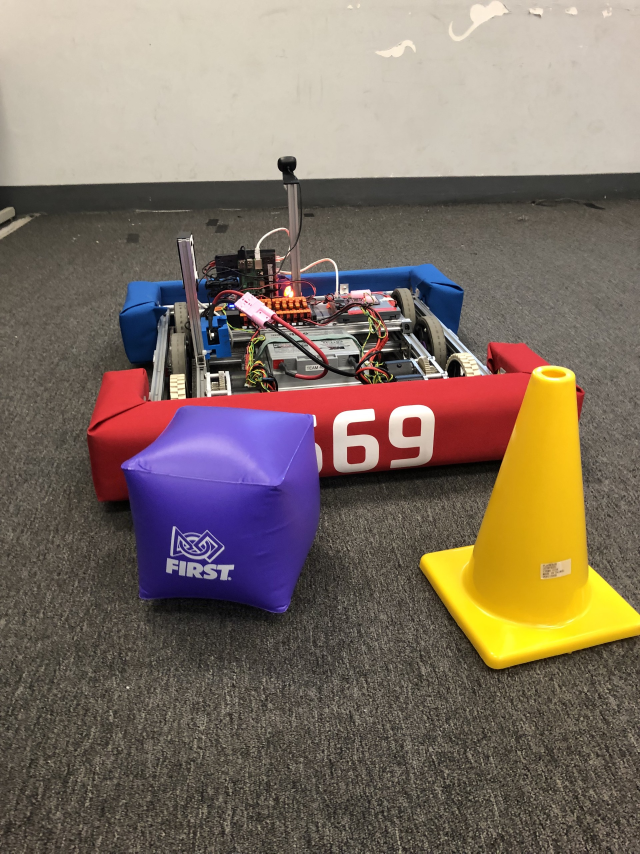
#> input picture 78A09405-9EEE-42E1-9AA7-680E614515CD.jpg, 1920 x 2560 px, given in place of the camera (shown at 1/3 size)
$ python main.py
#> lines starting #> are read from the running program, lines starting #| are printed output that depends on the picture; after the words box and inside, x2 and y2 are one past the last pixel; in counts of white or black regions, pixels touching at a corner belong together


import numpy as np
import cv2 as cv

HSV_BOUNDS = {
    "CONE_UPPER_BOUND": (30, 255, 255),
    "CONE_LOWER_BOUND": (17, 100, 150)
}

cap = cv.VideoCapture(0)
if (not cap.isOpened()): exit(1)

cv.namedWindow("Original Camera", cv.WINDOW_FREERATIO)
cv.resizeWindow("Original Camera", (500, 500))
cv.namedWindow("Edges", cv.WINDOW_FREERATIO)
cv.resizeWindow("Edges", (500, 500))
cv.namedWindow("Final", cv.WINDOW_FREERATIO)
cv.resizeWindow("Final", (500, 500))
cv.namedWindow( "HSV Masked", cv.WINDOW_FREERATIO)
cv.resizeWindow("HSV Masked", (500, 500))

while True:
    _, frame = cap.read()
#> frame is the input picture: shape (2560, 1920, 3); mean B, G, R 100.4, 112.2, 126.8
    #frame = cv.imread("/home/alh/opencv-vision/78A09405-9EEE-42E1-9AA7-680E614515CD.jpg")

    frame = cv.rotate(frame, cv.ROTATE_180)
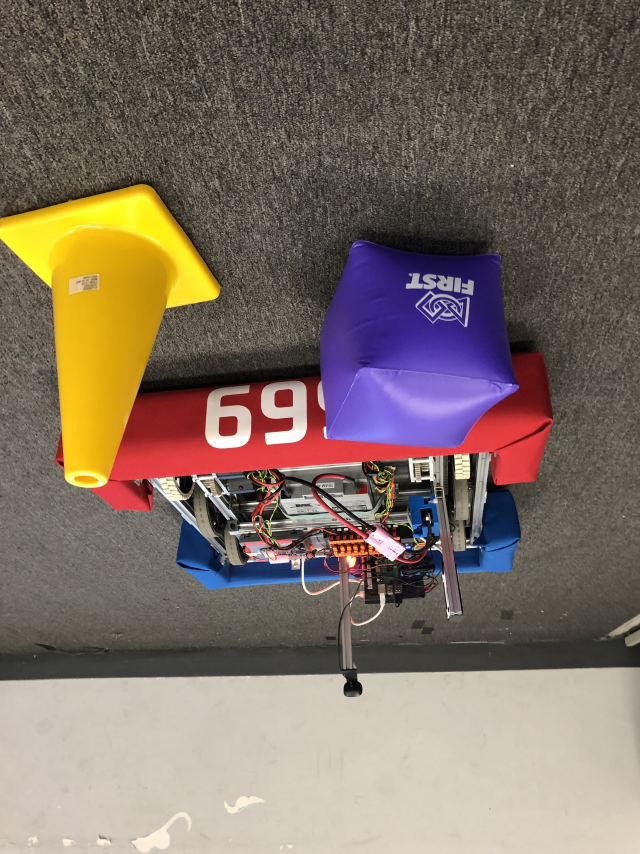
#> frame: shape (2560, 1920, 3) (shown at 1/3 size); mean B, G, R 100.4, 112.2, 126.8
    cv.convertScaleAbs(frame, frame, -1, 0.5)
    cv.imshow("Original Camera", frame)
    hsv = cv.cvtColor(frame, cv.COLOR_BGR2HSV)
#> hsv: shape (2560, 1920, 3); mean H, S, V 33.2, 70.1, 132.2

    blurred = cv.GaussianBlur(hsv, (3,3), 0.8)
#> blurred: shape (2560, 1920, 3); mean H, S, V 33.2, 70.1, 132.2

    coneMasked = cv.inRange(blurred, HSV_BOUNDS["CONE_LOWER_BOUND"], HSV_BOUNDS["CONE_UPPER_BOUND"])
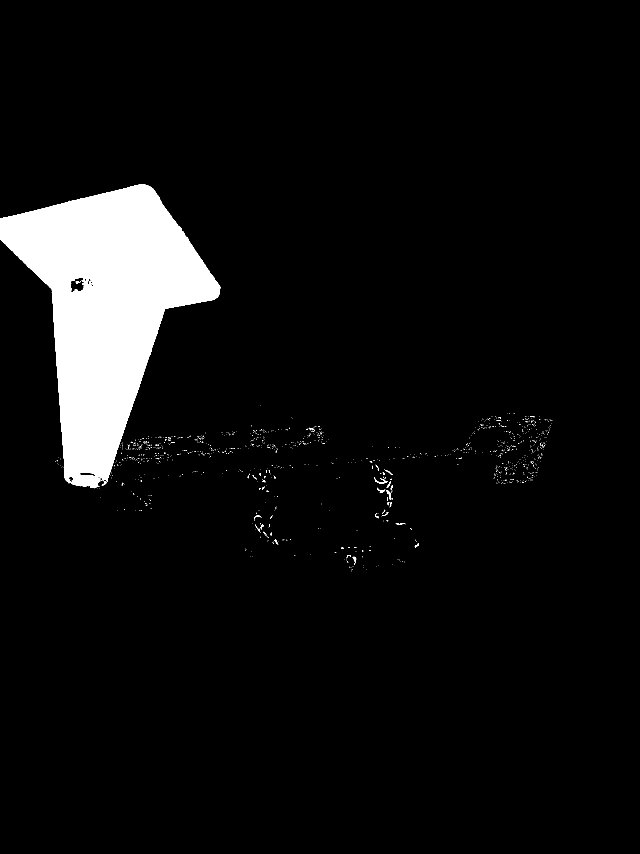
#> coneMasked: shape (2560, 1920) (shown at 1/3 size); 5.9% white; 1326 white regions (1297 under 20 px), largest, box (x1, y1, x2, y2) and area: (0, 553, 661, 1463) 287593, (1122, 1431, 1163, 1452) 188, (1131, 1463, 1155, 1478) 123

    erodeSize = 5
    erodeKernal = cv.getStructuringElement(cv.MORPH_RECT, (erodeSize, erodeSize))
    cv.erode(coneMasked, erodeKernal, coneMasked)
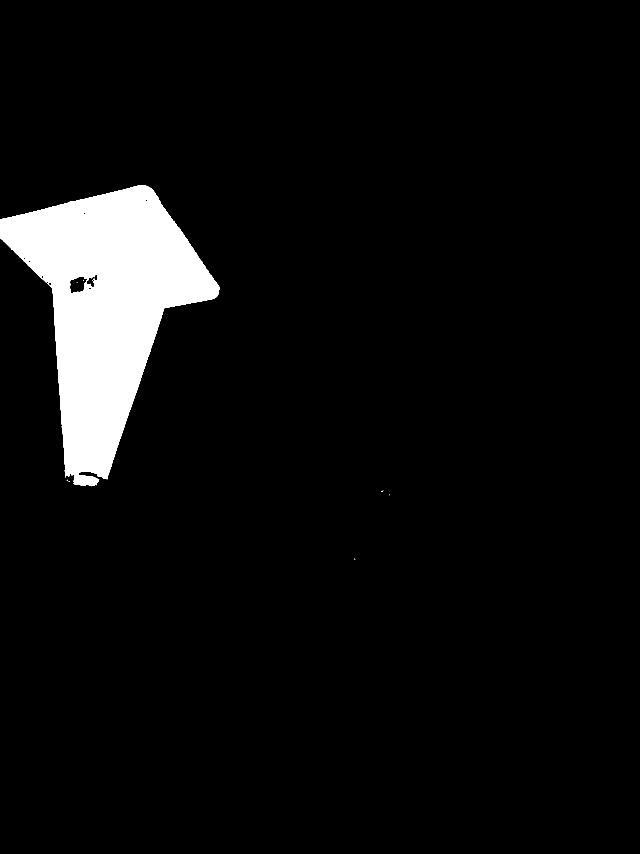
#> coneMasked: shape (2560, 1920) (shown at 1/3 size); 5.7% white; 10 white regions (9 under 20 px), largest, box (x1, y1, x2, y2) and area: (0, 555, 659, 1459) 279302

    Gx = cv.Sobel(coneMasked, cv.CV_16S, 1, 0)
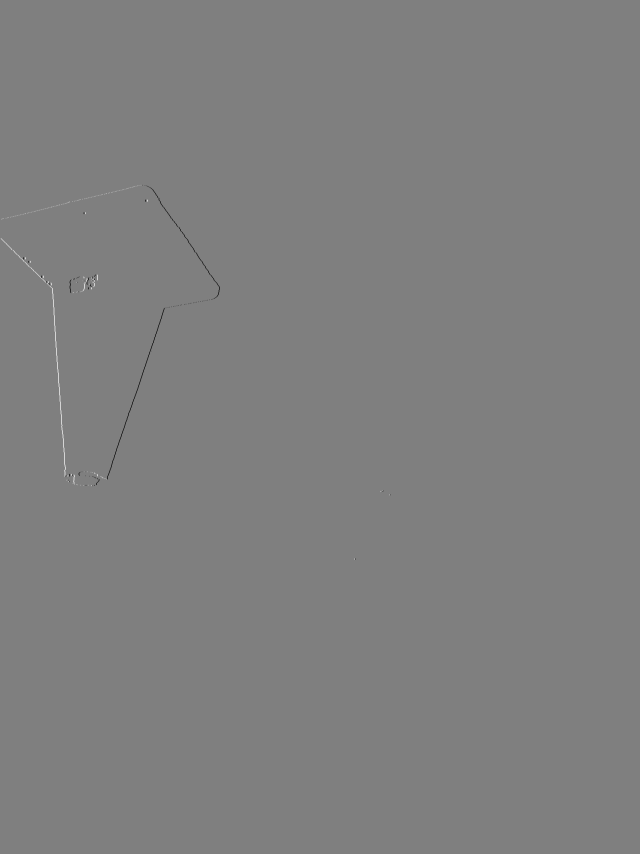
#> Gx: shape (2560, 1920) int16 (shown at 1/3 size); min -1020, max 1020, mean 0; drawn with min black and max white
    Gy = cv.Sobel(coneMasked, cv.CV_16S, 0, 1)

    edges = cv.Canny(Gx, Gy, 50, 160)
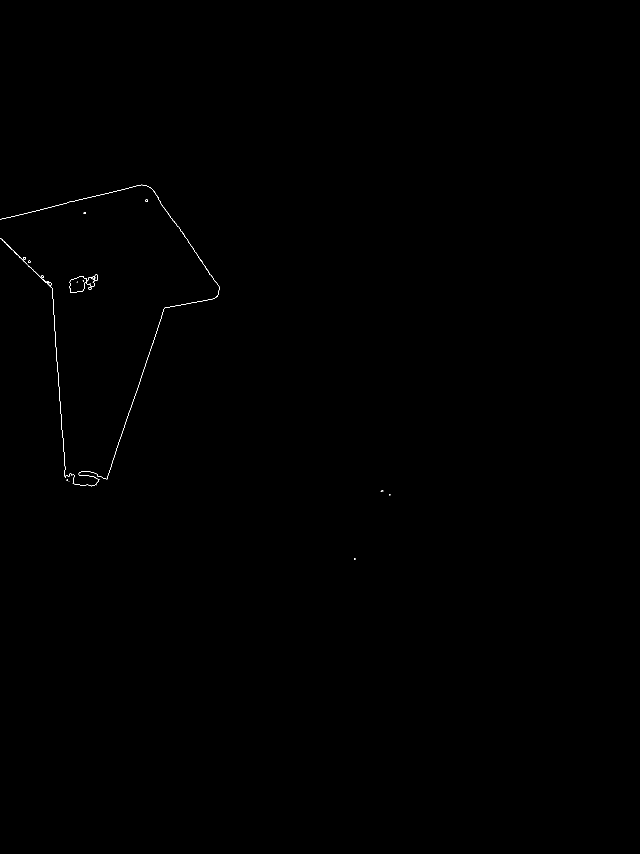
#> edges: shape (2560, 1920) (shown at 1/3 size); 0.07% white in thin lines or dots, all inside (x1, y1, x2, y2) = (0, 554, 1171, 1679)

    contours, _= cv.findContours(edges, cv.RETR_EXTERNAL, cv.CHAIN_APPROX_SIMPLE)
#> contours = 26 contours, 18 with area under 20; largest, box (x1, y1, x2, y2) and area: (209, 829, 261, 879) 1870, (0, 554, 659, 1053) 96, (0, 714, 130, 834) 80, (265, 861, 274, 868) 45, (69, 771, 77, 778) 37, (436, 598, 443, 605) 33, (84, 782, 91, 788) 27, (251, 636, 257, 642) 22

    contourApproximations = []
    for c in contours:
        approxCurve = cv.approxPolyDP(c, 10, True)
        contourApproximations.append(approxCurve)
#> this loop made 26 passes
#> approxCurve on passes 1 to 8: [[1064, 1674]], [[1169, 1482]], [[1149, 1473]], [[1149, 1471]], [[288, 1455], [275, 1458]], [[208, 1444]], [[206, 1444]], [[297, 1439], [289, 1453]]
#> after the loop, contourApproximations = 26 contours, 23 with area under 20; largest, box (x1, y1, x2, y2) and area: (211, 835, 261, 878) 1568, (0, 557, 659, 1052) 216, (236, 1054, 451, 1438) 106

    contoursImage = np.zeros_like(edges)

    convexHulls = []
    for contour in contourApproximations:
        hull = cv.convexHull(contour)

        if 3 > hull.size or hull.size > 13: continue
        boundingBox = cv.boundingRect(contour)
        if (boundingBox[2] * boundingBox[3]) <= 4000: continue
        longerSideLength = boundingBox[2]
        shorterSideLength = boundingBox[3]
        if shorterSideLength > longerSideLength:
            longerSideLength = boundingBox[3]
            shorterSideLength = boundingBox[2]
        if (longerSideLength / shorterSideLength) > 2: continue

        convexHulls.append(hull)
#> this loop made 26 passes
#> (contour, boundingBox) on passes 15, 23: ([[148, 857], [195, 1432]], (148, 857, 48, 576)), ([[0, 714], [129, 833]], (0, 714, 130, 120))
#> after the loop, convexHulls = 2 contours, 1 with area under 20; largest, box (x1, y1, x2, y2) and area: (236, 1054, 451, 1438) 17426

    output = frame * cv.cvtColor(coneMasked, cv.COLOR_GRAY2BGR)
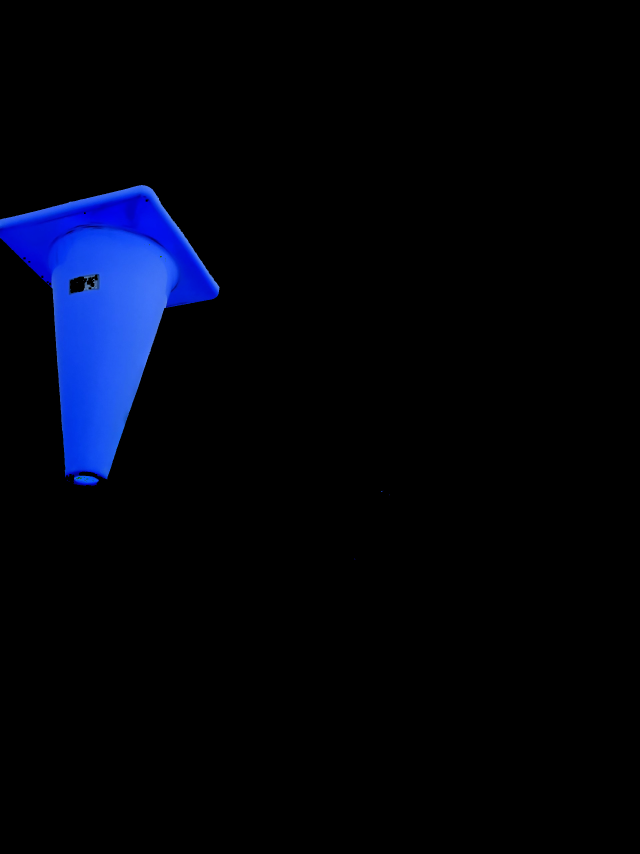
#> output: shape (2560, 1920, 3) (shown at 1/3 size); mean B, G, R 13.2, 3.8, 1.4
    cv.imshow("HSV Masked", output)
    cv.drawContours(contoursImage, convexHulls, -1, (255, 255, 255), 2)
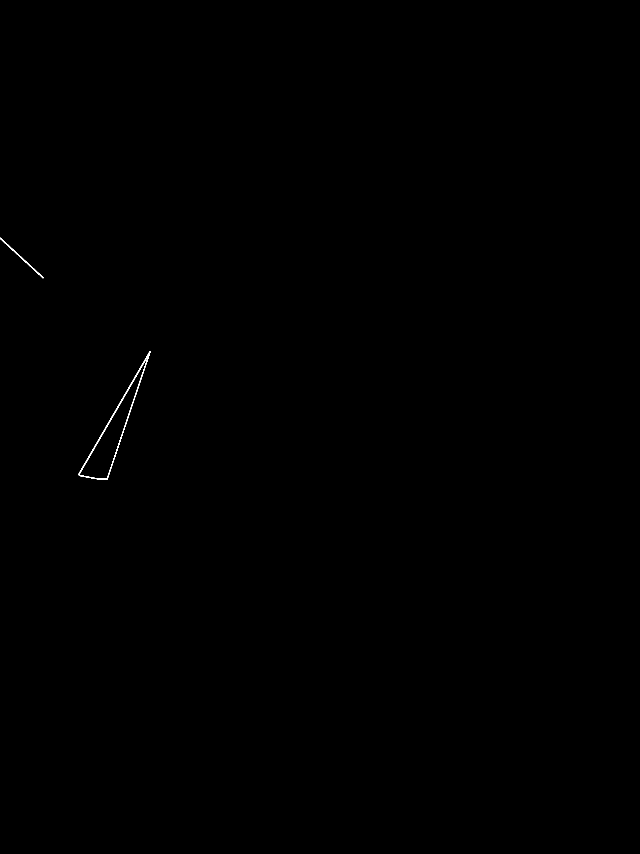
#> contoursImage: shape (2560, 1920) (shown at 1/3 size); 0.07% white in thin lines or dots, all inside (x1, y1, x2, y2) = (0, 713, 452, 1439)
    for h in convexHulls:
        bbox = cv.boundingRect(h)
        cv.rectangle(frame,  (bbox[0], bbox[1]), (bbox[0]+bbox[2], bbox[1]+bbox[3]), (30, 144, 255), 2)
#> this loop made 2 passes
#> bbox on pass 1: (236, 1054, 215, 384)
    cv.imshow("Final", frame)
    cv.imshow("Edges", contoursImage)
    #cv.waitKey()
    #break
    if (cv.waitKey(30) >= 0): break
#> (key Esc is pressed here)


exit(0)
#> (the program exits here)

$ run again, on WIN_20230111_15_53_03_Pro.jpg
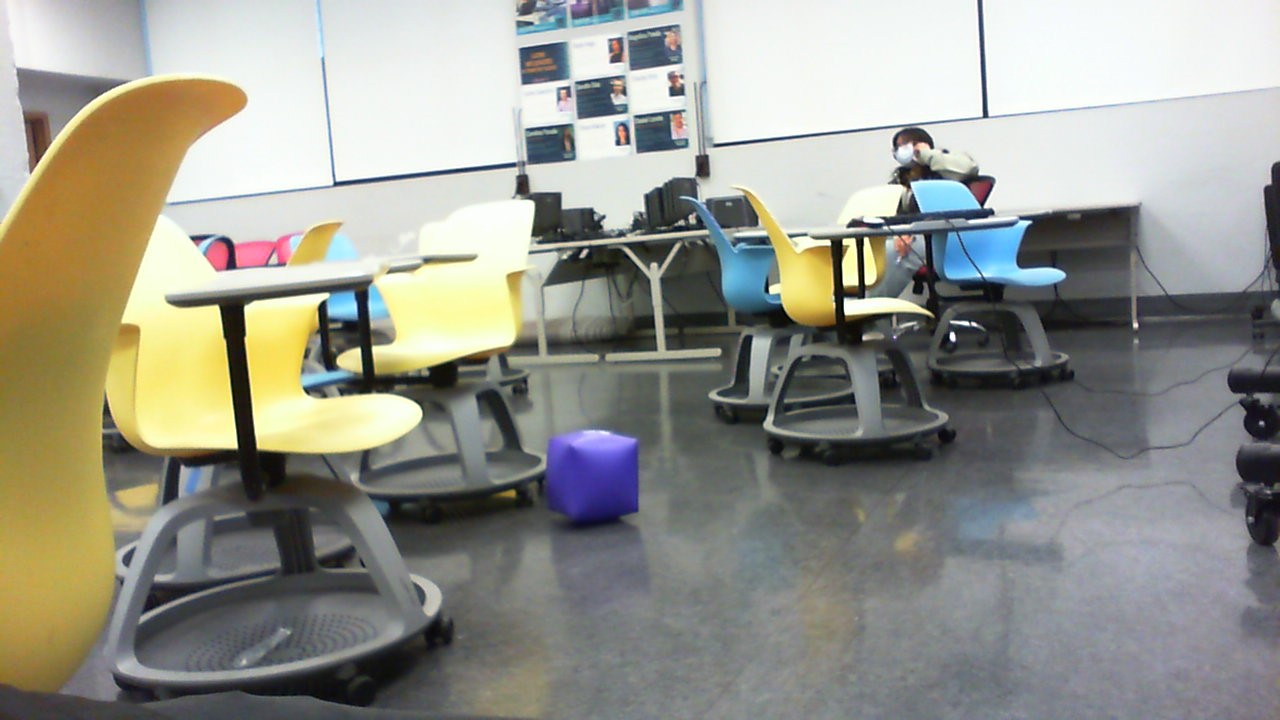
#> input picture WIN_20230111_15_53_03_Pro.jpg, 1280 x 720 px, given in place of the camera
#> frame is the input picture: shape (720, 1280, 3); mean B, G, R 141.3, 150.5, 150.5
#> hsv: shape (720, 1280, 3); mean H, S, V 71.8, 39.4, 157.6
#> blurred: shape (720, 1280, 3); mean H, S, V 71.8, 39.4, 157.6
#> `coneMasked = cv.inRange(blurred, HSV_BOUNDS["CONE_LOWER_BOUND"], HSV_B..`:
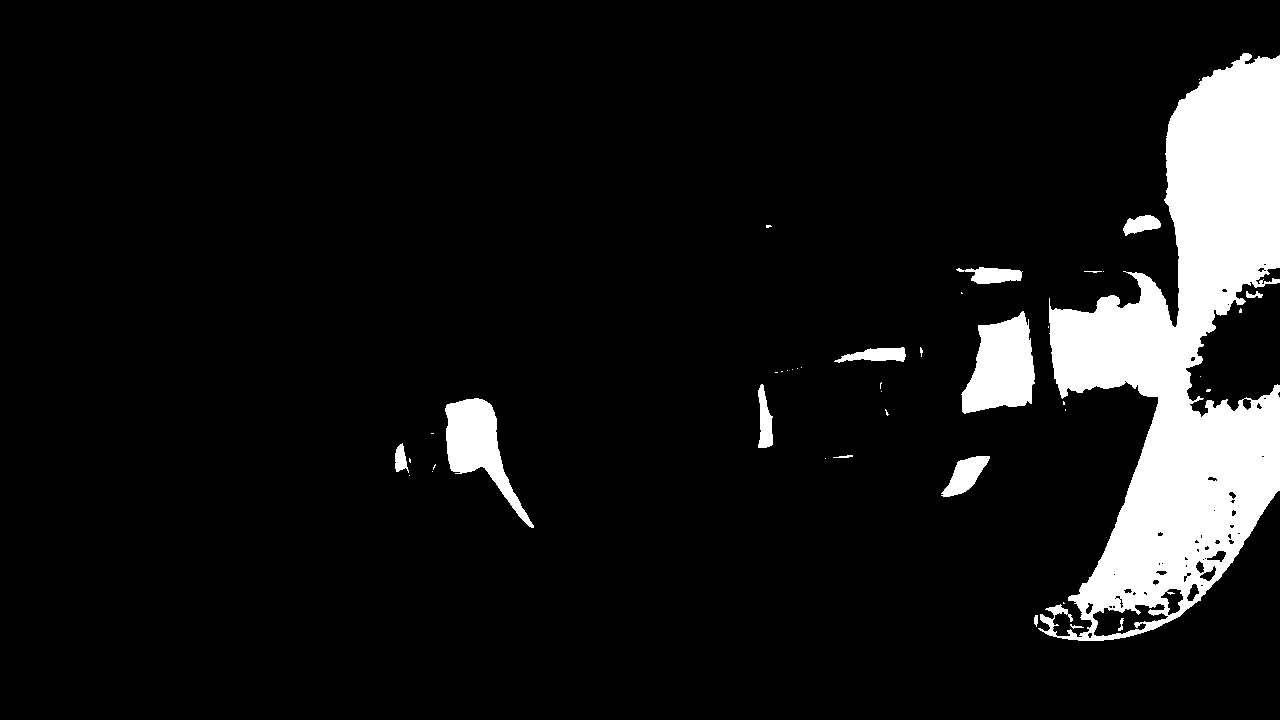
#> coneMasked: shape (720, 1280); 8.7% white; 42 white regions (27 under 20 px), largest, box (x1, y1, x2, y2) and area: (1038, 53, 1280, 641) 66513, (961, 311, 1035, 414) 5142, (445, 398, 534, 528) 4202
#> edges: shape (720, 1280); 0.43% white in thin lines or dots, all inside (x1, y1, x2, y2) = (396, 55, 1280, 640)
#> contours = 90 contours, 67 with area under 20; largest, box (x1, y1, x2, y2) and area: (973, 269, 1020, 282) 400, (1125, 217, 1158, 232) 269, (1112, 586, 1159, 607) 120, (396, 448, 405, 468) 102, (1205, 474, 1219, 483) 89
#> the loop `for c in contours:` made 90 passes
#> approxCurve on passes 2, 3, 4, 5, 7, 8, 10, 12: [[1092, 638]], [[1086, 637]], [[1109, 637]], [[1071, 636]], [[1085, 634]], [[1134, 631]], [[1090, 630]], [[1049, 622]]
#> after the loop `for c in contours:`: contourApproximations = 90 contours, 84 with area under 20; largest, box (x1, y1, x2, y2) and area: (447, 400, 525, 519) 315, (1064, 378, 1160, 600) 110, (963, 314, 1030, 411) 44, (1187, 402, 1211, 419) 43, (1052, 55, 1249, 395) 32, (1112, 586, 1159, 607) 24
#> the loop `for contour in contourApproximations:` made 90 passes
#> (hull, boundingBox) on pass 57: ([[1279, 488], [1218, 576]], (1218, 488, 62, 89))
#> after the loop `for contour in contourApproximations:`: convexHulls = 2 contours, 1 with area under 20; largest, box (x1, y1, x2, y2) and area: (1052, 55, 1249, 395) 26537
#> contoursImage: shape (720, 1280); 0.32% white; 2 white regions, box (x1, y1, x2, y2) and area: (1051, 54, 1250, 396) 2550, (1217, 487, 1280, 578) 360
#> the loop `for h in convexHulls:` made 2 passes
#> (h, bbox) on pass 1: ([[1279, 488], [1218, 576]], (1218, 488, 62, 89))
#> after the loop `for h in convexHulls:`:
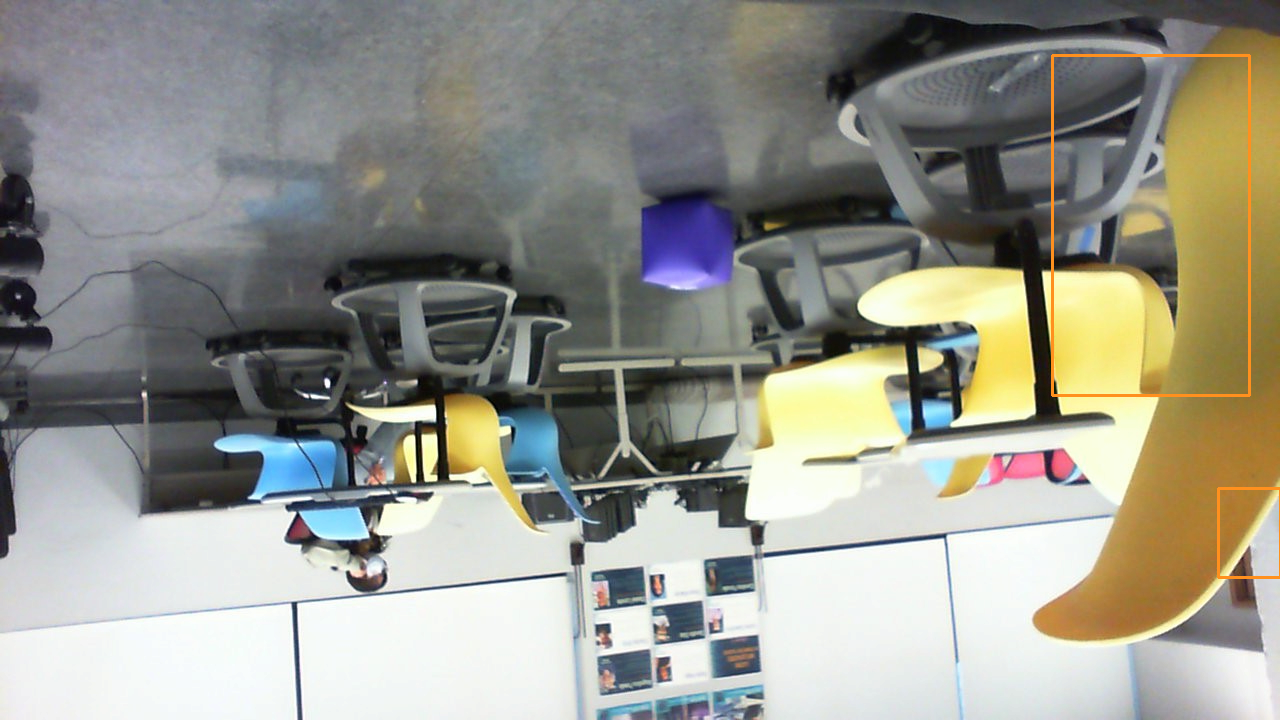
#> frame: shape (720, 1280, 3); mean B, G, R 140.5, 150, 150.4

$ run again, on hqdefault.jpg
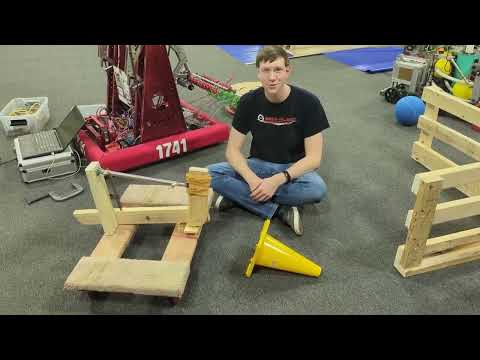
#> input picture hqdefault.jpg, 480 x 360 px, given in place of the camera
#> frame is the input picture: shape (360, 480, 3); mean B, G, R 74.2, 90, 94.1
#> hsv: shape (360, 480, 3); mean H, S, V 35.4, 59.2, 98.2
#> blurred: shape (360, 480, 3); mean H, S, V 35.4, 59.2, 98.2
#> `coneMasked = cv.inRange(blurred, HSV_BOUNDS["CONE_LOWER_BOUND"], HSV_B..`:
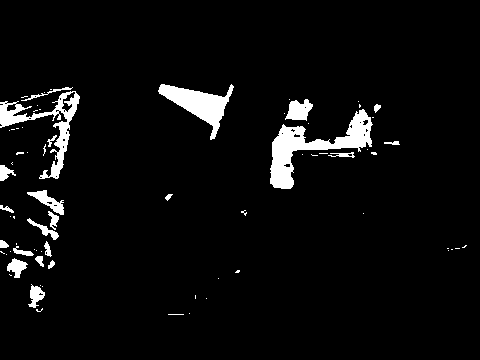
#> coneMasked: shape (360, 480); 4.8% white; 73 white regions (51 under 20 px), largest, box (x1, y1, x2, y2) and area: (270, 109, 373, 189) 2589, (0, 91, 80, 179) 1599, (158, 84, 234, 140) 1584
#> edges: shape (360, 480); 0.59% white in thin lines or dots, all inside (x1, y1, x2, y2) = (0, 86, 370, 300)
#> contours = 49 contours, 48 with area under 20; largest, box (x1, y1, x2, y2) and area: (34, 192, 49, 201) 56
#> the loop `for c in contours:` made 49 passes
#> approxCurve on passes 1, 2, 3, 4, 6, 7, 8, 9: [[34, 288], [36, 299]], [[13, 261], [18, 275]], [[40, 259]], [[40, 257]], [[0, 242]], [[53, 233]], [[44, 232]], [[44, 227]]
#> after the loop `for c in contours:`: contourApproximations = 49 contours, 48 with area under 20; largest, box (x1, y1, x2, y2) and area: (272, 128, 365, 187) 156
#> the loop `for contour in contourApproximations:` made 49 passes
#> after the loop `for contour in contourApproximations:`: convexHulls = [[[364, 140], [288, 186], [272, 181], [285, 128]]]
#> contoursImage: shape (360, 480); 0.42% white; 1 white region, box (x1, y1, x2, y2) and area: (271, 127, 366, 188) 728
#> the loop `for h in convexHulls:` made 1 pass
#> (h, bbox) on pass 1: ([[364, 140], [288, 186], [272, 181], [285, 128]], (272, 128, 93, 59))
#> after the loop `for h in convexHulls:`:
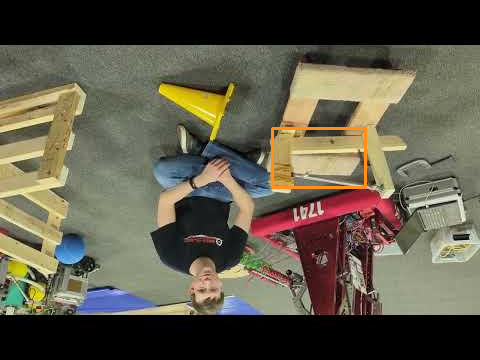
#> frame: shape (360, 480, 3); mean B, G, R 73.5, 89.8, 94.4
